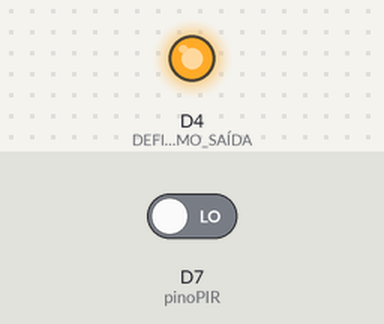
The sketch below on a simulated ESP8266 (NodeMCU). Shown: output pins drawn as LEDs (lit = HIGH). The test bench sets the inputs (shaded band); at power-on: D7 (pinoPIR) LOW.

Above: at 1.2 s.
1.3 s: D7 (pinoPIR) driven HIGH
At 1.6 s:
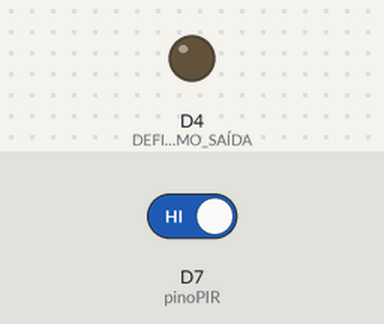
2.8 s: D7 (pinoPIR) driven LOW
At 4.0 s:
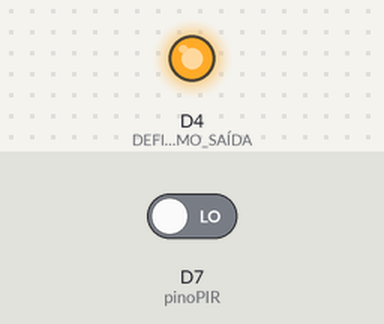
Timing chart, 0 to 5.8 s (numbered marks = the images above; inputs shaded):
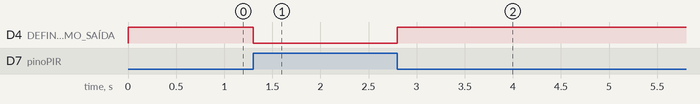

Measured:
- after the input at 1.3 s, D4 (DEFINE_O_PINO_COMO_SAÍDA): HIGH → LOW at once
- after the input at 2.8 s, D4 (DEFINE_O_PINO_COMO_SAÍDA): LOW → HIGH at once

The sketch:

Teste_PIR.ino
```cpp
const int pinoPIR = D7; //PINO DIGITAL UTILIZADO PELO SENSOR

void setup(){
  pinMode(LED_BUILTIN, OUTPUT); //DEFINE O PINO COMO SAÍDA
  pinMode(pinoPIR, INPUT); //DEFINE O PINO COMO ENTRADA
}
void loop(){
 if(digitalRead(pinoPIR) == HIGH){ //SE A LEITURA DO PINO FOR IGUAL A HIGH, FAZ
    digitalWrite(LED_BUILTIN, LOW); //ACENDE O LED
 }else{ //SENÃO, FAZ
  digitalWrite(LED_BUILTIN, HIGH); //APAGA O LED
 }
}
```
